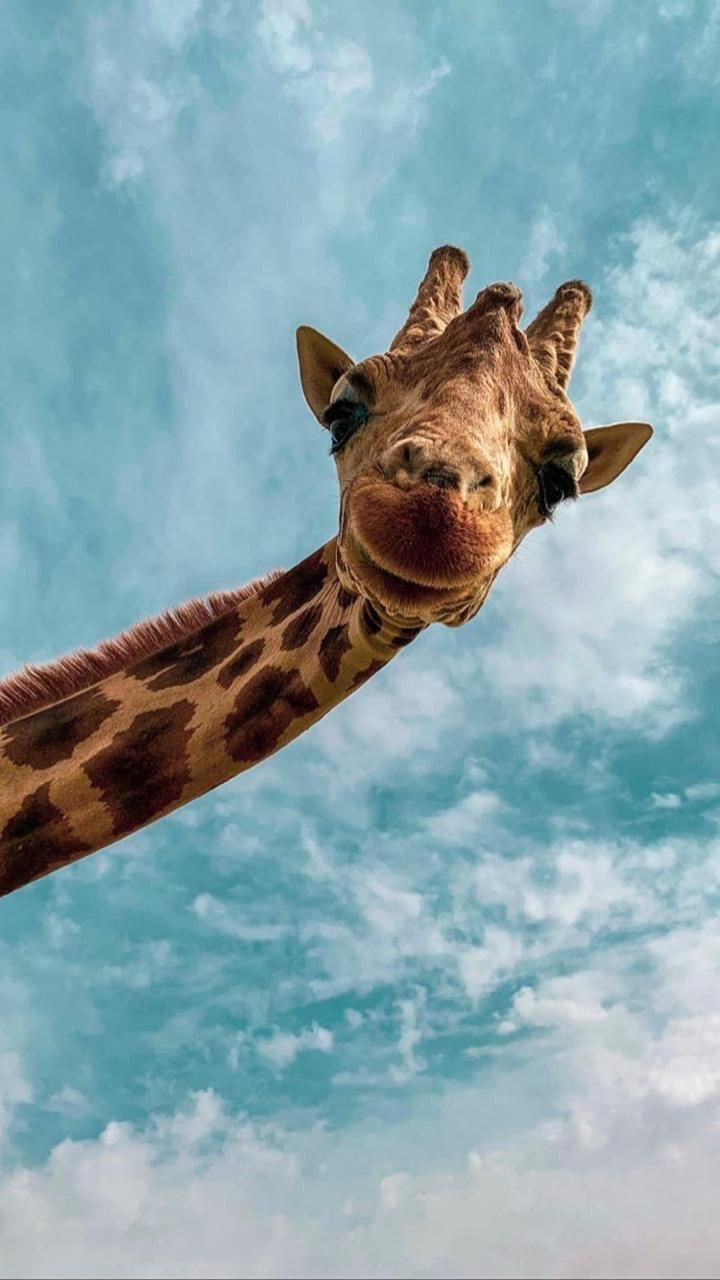
#> input picture merve.jpeg, 720 x 1280 px
$ python Task5.py
#> lines starting #> are read from the running program, lines starting #| are printed output that depends on the picture
from PIL import Image
from matplotlib import pyplot as plt
import numpy as np
import cv2

def makeHis(filename):
    img = cv2.imread(filename, 0)
    plt.hist(img.ravel(), 256, [0, 256])
    plt.show()

def normalizeRed(intensity):
    iI = intensity
    minI = 86
    maxI = 230
    minO = 0
    maxO = 255
    iO = (iI - minI) * (((maxO - minO) / (maxI - minI)) + minO)
    return iO

def normalizeGreen(intensity):
    iI = intensity
    minI = 90
    maxI = 225
    minO = 0
    maxO = 255
    iO = (iI - minI) * (((maxO - minO) / (maxI - minI)) + minO)
    return iO

def normalizeBlue(intensity):
    iI = intensity
    minI = 100
    maxI = 210
    minO = 0
    maxO = 255
    iO = (iI - minI) * (((maxO - minO) / (maxI - minI)) + minO)
    return iO


img = cv2.imread('merve.jpeg', 0)
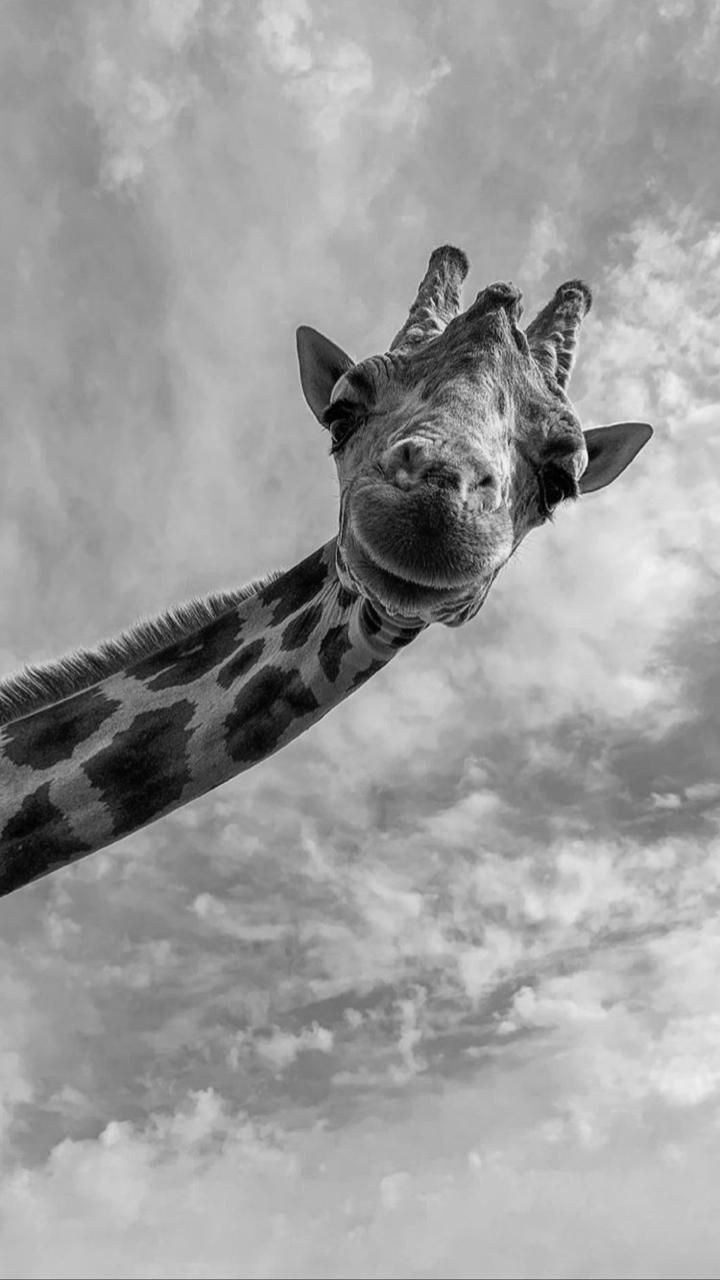
#> img: shape (1280, 720); min 0, max 248, mean 156.4
plt.imshow(img, cmap='gray')


def make_histogram(image, bins=256):
    histogram = np.zeros(bins)
    for pixel in image:
        histogram[pixel] += 1


    return histogram
def cumsum(values):
    result = [values[0]]
    for i in values[1:]:
        result.append(result[-1] + i)
    return result


def normalize(entries):
    numerator = (entries - np.min(entries)) * 255
    denorminator = np.max(entries) - np.min(entries)
    result = numerator / denorminator
    result.astype('uint8')
    return result


def equalizeHist(img):
    flatten_img = img.flatten()
    cumulativeSum = cumsum(make_histogram(flatten_img))
#> the loop in make_histogram, `for pixel in image:` made 921600 passes
#> pixel on passes 1 to 3: 162, 162, 162
#> after the loop in make_histogram, `for pixel in image:`: histogram = 256 values, max 15336 at index 161, min 0 at index 243, mean 3600
#> in cumsum, `result = [values[0]]`: result = [101]
#> the loop in cumsum, `for i in values[1:]:` made 255 passes
#> i on passes 1 to 3: 125, 206, 231
#> after the loop in cumsum, `for i in values[1:]:`: result = 256 values from 101 to 921600
    cumulativeSum_norm = normalize(cumulativeSum)
    img_new_his = cumulativeSum_norm[flatten_img]
    img_new = np.reshape(img_new_his, img.shape)
    return img_new, cumulativeSum_norm


def drawImage(im, sonuc):
    f, axes = plt.subplots(2, 2, figsize=(10, 7))
    axes[0, 0].imshow(im, cmap='gray')
    axes[0, 0].set_title('image with non Histogram equalization')

    axes[1, 0].hist(im.flatten(), 256, [0, 256])

    axes[0, 1].imshow(sonuc, cmap='gray')
    axes[0, 1].set_title('image with Histogram equalization')

    axes[1, 1].hist(sonuc.ravel(), 256, [0, 256]);
    f.savefig('sonuc.png')
    plt.show()

#-------
i2 = cv2.imread('merve.jpeg', 0)
plt.imshow(i2, cmap='gray')
result, normalized_cumsum = equalizeHist(i2)
#> in normalize, `numerator = (entries - np.min(entries)) * 255`: numerator = 256 values from 0 to 234982245
#> in normalize, `denorminator = np.max(entries) - np.min(entries)`: denorminator = 921499
#> in normalize, `result = numerator / denorminator`: result = 256 values from 0 to 255
#> in equalizeHist, `img_new = np.reshape(img_new_his, img.shape)`:
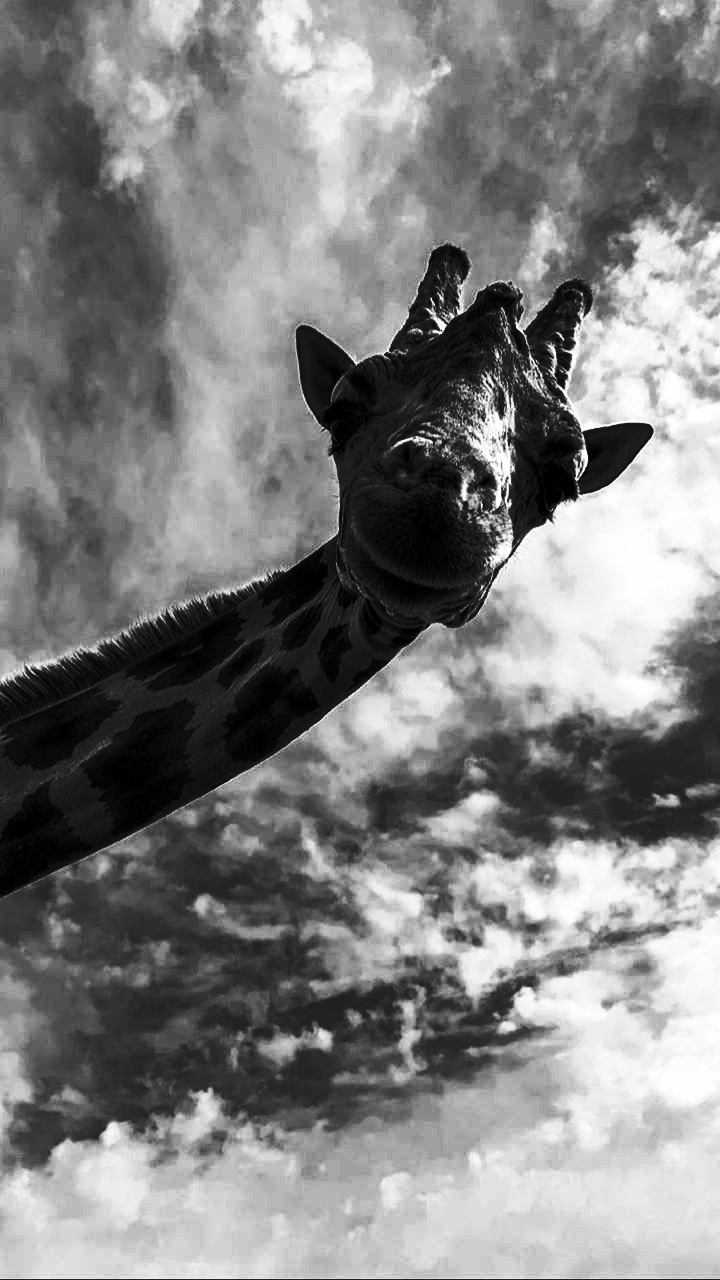
#> img_new: shape (1280, 720) float64; min 0, max 255, mean 128.7
#> normalized_cumsum = 256 values from 0 to 255
drawImage(i2, result)
#-------
i = Image.open("merve.jpeg")
i.show()
A = i.split()
normRed = A[0].point(normalizeRed)
normBlue = A[1].point(normalizeGreen)
normGreen = A[2].point(normalizeBlue)
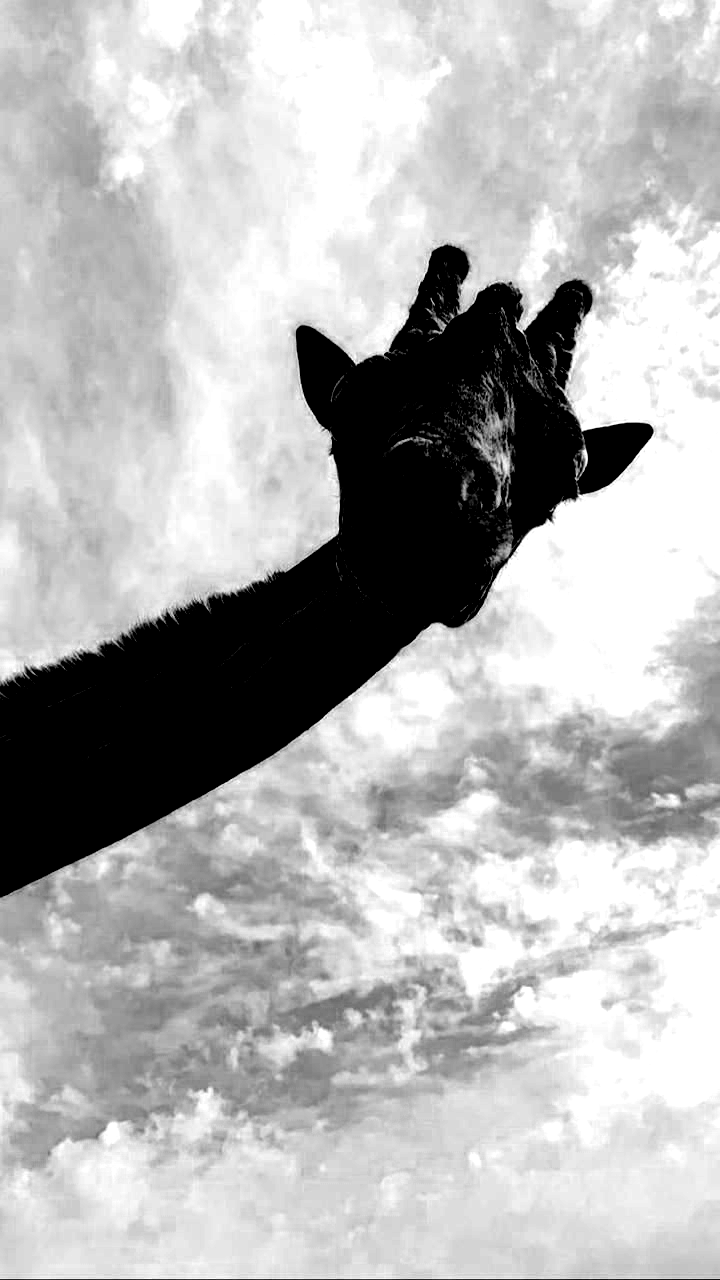
#> normGreen: PIL image 720x1280 L; min 0, max 255, mean 181
normalize = Image.merge("RGB", (normRed, normBlue, normGreen))
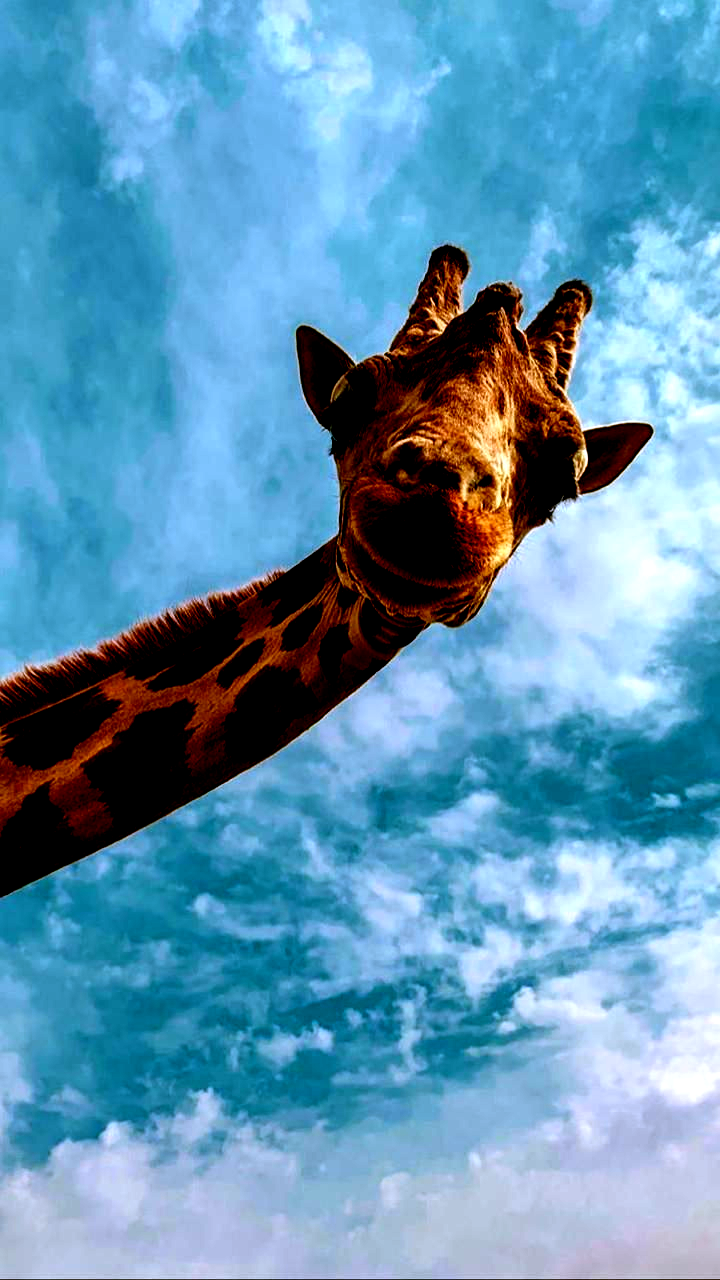
#> normalize: PIL image 720x1280 RGB; mean R, G, B 95, 148.9, 181
normalize.show()
normalize.save("normalize.jpg")
makeHis("normalize.jpg")
#> in makeHis, `plt.show()`:
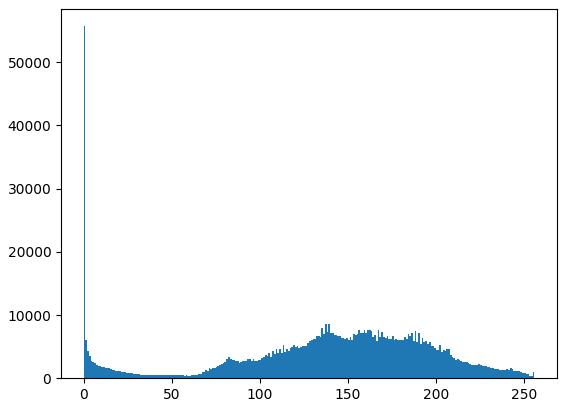
#> figure drawn by matplotlib, 1 panel; tallest bar 55707 high, from x = 0 to 1
